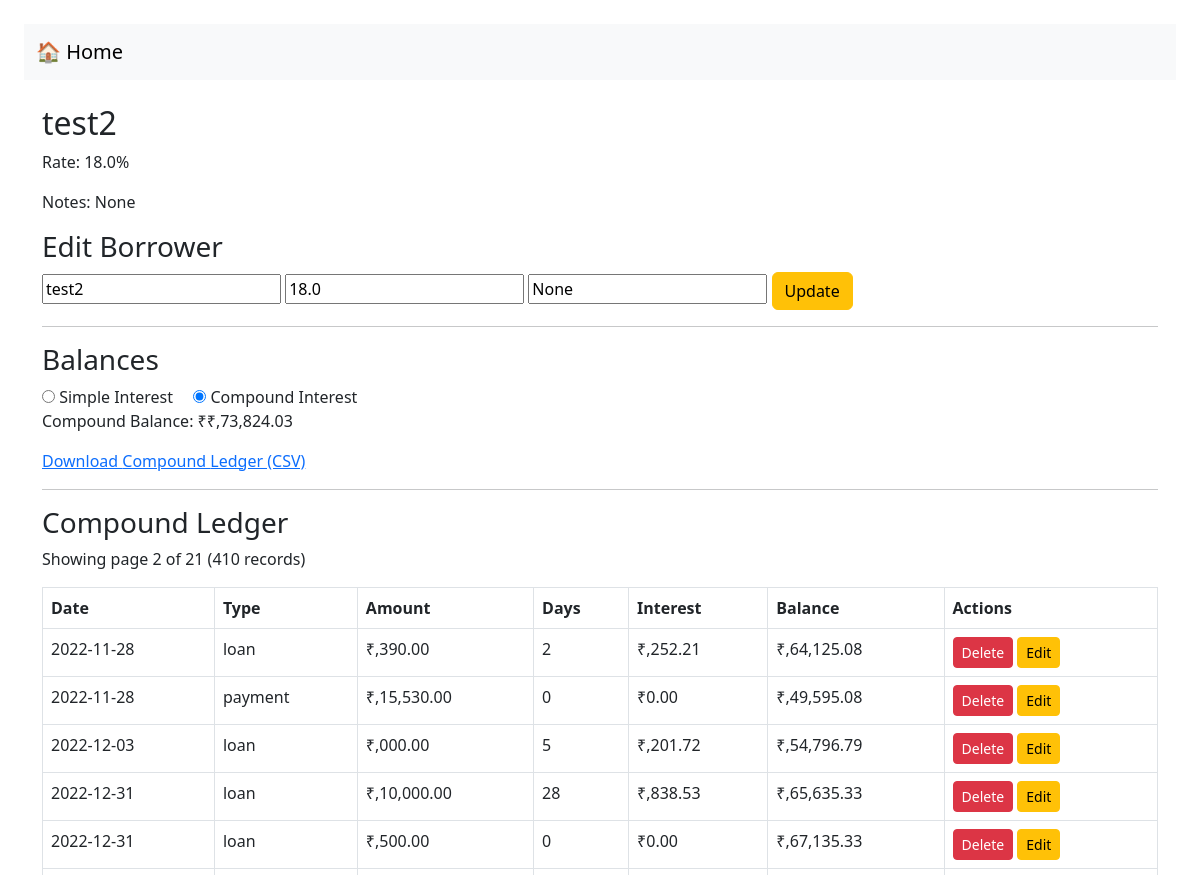
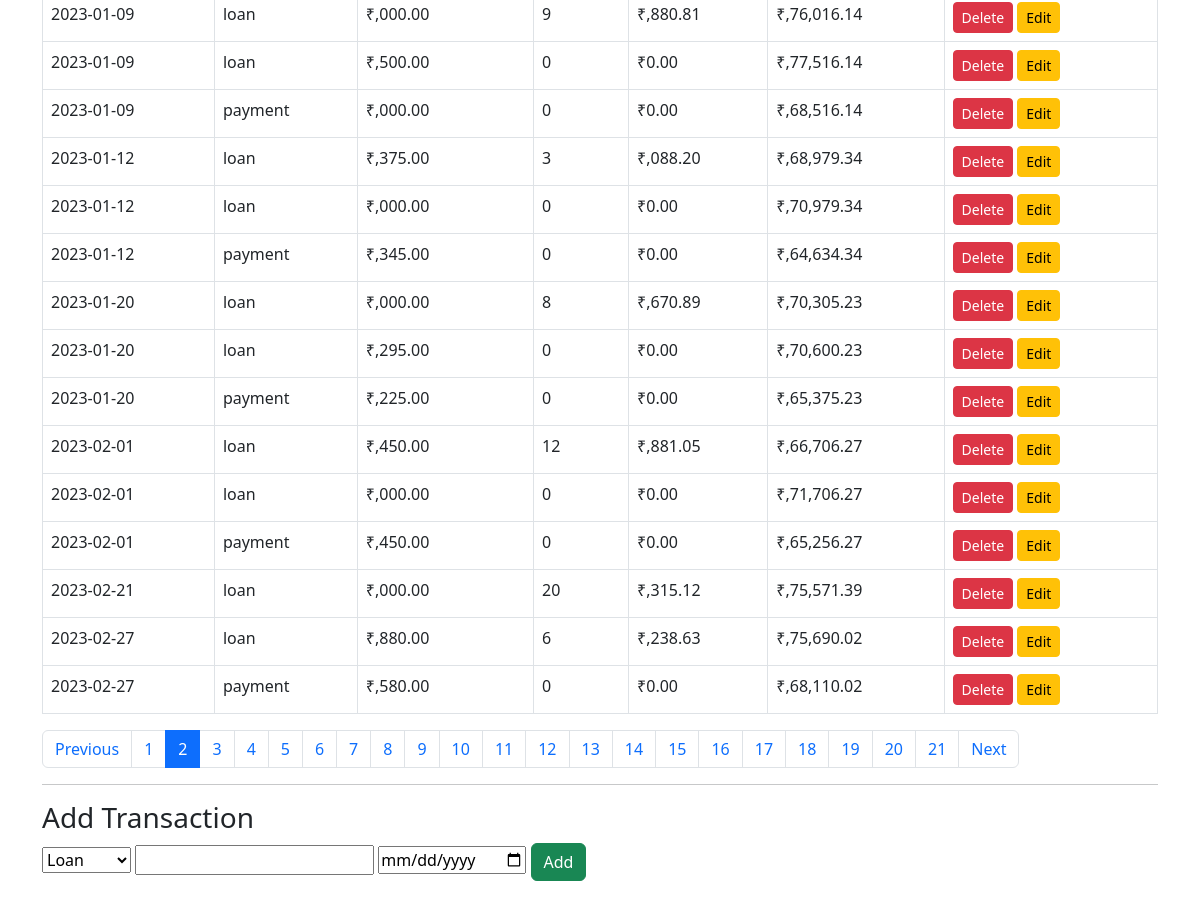
Page /borrower/1?page=2&mode=compound on the committed database (2 pictures, top to bottom).
### models.py (models this page shows)
class Borrower(db.Model):
    id = db.Column(db.Integer, primary_key=True)
    name = db.Column(db.String(120), nullable=False)
    rate = db.Column(db.Float, default=12.0)  # annual % rate
    notes = db.Column(db.Text)
    preferred_mode = db.Column(db.String(20), default="simple")
    transactions = db.relationship("Transaction", backref="borrower", lazy=True)

class Transaction(db.Model):
    id = db.Column(db.Integer, primary_key=True)
    borrower_id = db.Column(db.Integer, db.ForeignKey("borrower.id"), nullable=False)
    type = db.Column(db.String(20), nullable=False)  # "loan" or "payment"
    amount = db.Column(db.Float, nullable=False)
    date = db.Column(db.DateTime, default=datetime.utcnow)

### app.py (the view)
@app.route("/borrower/<int:id>")
def borrower_detail(id):
    borrower = Borrower.query.get_or_404(id)
    mode = request.args.get("mode")
    if mode in ["simple", "compound"]:
        borrower.preferred_mode = mode
        db.session.commit()
    else:
        mode = borrower.preferred_mode or "simple"
    if mode == "compound":
        balance, ledger = calculate_running_compound_balance(borrower)
    else:
        balance, ledger = calculate_running_simple_balance(borrower)
    per_page = 20
    page = int(request.args.get("page", 1))
    total = len(ledger)
    total_pages = (total + per_page - 1) // per_page
    start = (page - 1) * per_page
    end = start + per_page
    ledger_display = ledger[start:end]
    return render_template(
        "borrower.html",
        borrower=borrower,
        mode=mode,
        balance=balance,
        ledger=ledger_display,
        page=page,
        total_pages=total_pages,
        total=total
    )

### app.py (called while the page is built)
def format_inr(value):
    try:
        value = float(value)
    except (ValueError, TypeError):
        return value
    s = str(int(value))
    last3 = s[-3:]
    rest = s[:-3]
    if rest != '':
        rest = ",".join([rest[i - 2:i] for i in range(len(rest) % 2, len(rest), 2)])
        s = rest + "," + last3
    else:
        s = last3
    decimals = f"{value:.2f}".split(".")[1]
    return f"₹{s}.{decimals}"

### templates/borrower.html (shortened to what this page needs)
{% extends "base.html" %}
{% block content %}
<h2>{{ borrower.name }}</h2>
<p>Rate: {{ borrower.rate }}%</p>
<p>Notes: {{ borrower.notes }}</p>
<h3>Edit Borrower</h3>
<form method="post" action="{{ url_for('edit_borrower', id=borrower.id) }}">
  <input type="text" name="name" value="{{ borrower.name }}" required>
  <input type="number" name="rate" step="0.01" value="{{ borrower.rate }}" required>
  <input type="text" name="notes" value="{{ borrower.notes }}">
  <button type="submit" class="btn btn-warning">Update</button>
</form>
<hr>
<h3>Balances</h3>
<form method="get" action="{{ url_for('borrower_detail', id=borrower.id) }}">
  <label class="me-3">
    <input type="radio" name="mode" value="simple" {% if mode == 'simple' %}checked{% endif %} onchange="this.form.submit()"> Simple Interest
  </label>
  <label>
    <input type="radio" name="mode" value="compound" {% if mode == 'compound' %}checked{% endif %} onchange="this.form.submit()"> Compound Interest
  </label>
</form>
<p>{{ mode|capitalize }} Balance: ₹{{ balance|inr }}</p>
<a href="{{ url_for('export_csv', id=borrower.id, mode=mode) }}">Download {{ mode|capitalize }} Ledger (CSV)</a>
<hr>
<h3>{{ mode|capitalize }} Ledger</h3>
<p>Showing page {{ page }} of {{ total_pages }} ({{ total }} records)</p>
<table class="table table-bordered">
  <tr>
    <th>Date</th><th>Type</th><th>Amount</th><th>Days</th><th>Interest</th><th>Balance</th><th>Actions</th>
  </tr>
  {% for row in ledger %}
  <tr>
    <td>{{ row.date }}</td>
    <td>{{ row.type }}</td>
    <td>{{ row.amount|inr }}</td>
    <td>{{ row.days }}</td>
    <td>{{ row.interest|inr }}</td>
    <td>{{ row.balance|inr }}</td>
    <td>
      {% if row.type != 'accrual' %}
      <form method="post" action="{{ url_for('delete_transaction', txn_id=row.id, borrower_id=borrower.id) }}" style="display:inline;">
        <button type="submit" class="btn btn-danger btn-sm" onclick="return confirm('Delete this transaction?');">Delete</button>
      </form>
      <button class="btn btn-warning btn-sm" data-bs-toggle="modal" data-bs-target="#editModal{{ row.id }}">Edit</button>
      {% endif %}
    </td>
  </tr>
  {% endfor %}
</table>
<nav>
  <ul class="pagination">
    {% if page > 1 %}
      <li class="page-item">
        <a class="page-link" href="{{ url_for('borrower_detail', id=borrower.id, page=page-1, mode=mode) }}">Previous</a>
      </li>
    {% endif %}
    {% for p in range(1, total_pages+1) %}
      <li class="page-item {% if p == page %}active{% endif %}">
        <a class="page-link" href="{{ url_for('borrower_detail', id=borrower.id, page=p, mode=mode) }}">{{ p }}</a>
      </li>
    {% endfor %}
    {% if page < total_pages %}
      <li class="page-item">
        <a class="page-link" href="{{ url_for('borrower_detail', id=borrower.id, page=page+1, mode=mode) }}">Next</a>
      </li>
    {% endif %}
  </ul>
</nav>
<hr>
<h3>Add Transaction</h3>
<form method="post" action="{{ url_for('add_transaction', id=borrower.id) }}">
  <select name="type">
    <option value="loan">Loan</option>
  </select>
  <input type="number" name="amount" step="0.01" required>
  <input type="date" name="date">
  <button type="submit" class="btn btn-success">Add</button>
</form>
{% endblock %}

### rows in the picture
Borrower: name "test2", rate "18.0", notes "None", preferred_mode "Compound"
Transaction: date "2022-11-28", type "loan", amount|inr "₹,390.00", days "2", interest|inr "₹,252.21", balance|inr "₹,64,125.08"
Transaction: date "2022-11-28", type "payment", amount|inr "₹,15,530.00", days "0", interest|inr "₹0.00", balance|inr "₹,49,595.08"
Transaction: date "2022-12-03", type "loan", amount|inr "₹,000.00", days "5", interest|inr "₹,201.72", balance|inr "₹,54,796.79"
Transaction: date "2022-12-31", type "loan", amount|inr "₹,10,000.00", days "28", interest|inr "₹,838.53", balance|inr "₹,65,635.33"
Transaction: date "2022-12-31", type "loan", amount|inr "₹,500.00", days "0", interest|inr "₹0.00", balance|inr "₹,67,135.33"
Transaction: date "2023-01-09", type "loan", amount|inr "₹,000.00", days "9", interest|inr "₹,880.81", balance|inr "₹,76,016.14"
Transaction: date "2023-01-09", type "loan", amount|inr "₹,500.00", days "0", interest|inr "₹0.00", balance|inr "₹,77,516.14"
Transaction: date "2023-01-09", type "payment", amount|inr "₹,000.00", days "0", interest|inr "₹0.00", balance|inr "₹,68,516.14"
Transaction: date "2023-01-12", type "loan", amount|inr "₹,375.00", days "3", interest|inr "₹,088.20", balance|inr "₹,68,979.34"
Transaction: date "2023-01-12", type "loan", amount|inr "₹,000.00", days "0", interest|inr "₹0.00", balance|inr "₹,70,979.34"
Transaction: date "2023-01-12", type "payment", amount|inr "₹,345.00", days "0", interest|inr "₹0.00", balance|inr "₹,64,634.34"
Transaction: date "2023-01-20", type "loan", amount|inr "₹,000.00", days "8", interest|inr "₹,670.89", balance|inr "₹,70,305.23"
Transaction: date "2023-01-20", type "loan", amount|inr "₹,295.00", days "0", interest|inr "₹0.00", balance|inr "₹,70,600.23"
Transaction: date "2023-01-20", type "payment", amount|inr "₹,225.00", days "0", interest|inr "₹0.00", balance|inr "₹,65,375.23"
Transaction: date "2023-02-01", type "loan", amount|inr "₹,450.00", days "12", interest|inr "₹,881.05", balance|inr "₹,66,706.27"
Transaction: date "2023-02-01", type "loan", amount|inr "₹,000.00", days "0", interest|inr "₹0.00", balance|inr "₹,71,706.27"
Transaction: date "2023-02-01", type "payment", amount|inr "₹,450.00", days "0", interest|inr "₹0.00", balance|inr "₹,65,256.27"
Transaction: date "2023-02-21", type "loan", amount|inr "₹,000.00", days "20", interest|inr "₹,315.12", balance|inr "₹,75,571.39"
Transaction: date "2023-02-27", type "loan", amount|inr "₹,880.00", days "6", interest|inr "₹,238.63", balance|inr "₹,75,690.02"
Transaction: date "2023-02-27", type "payment", amount|inr "₹,580.00", days "0", interest|inr "₹0.00", balance|inr "₹,68,110.02"

### other values in the picture
{{ balance|inr }} "₹,73,824.03"
{{ page }} "2"
{{ total_pages }} "21"
{{ total }} "410"
{{ p }} "1" "2" "3" "4" "5" "6" "7" "8" "9" "10" "11" "12" "13" "14" "15" "16" "17" "18" "19" "20" "21"
